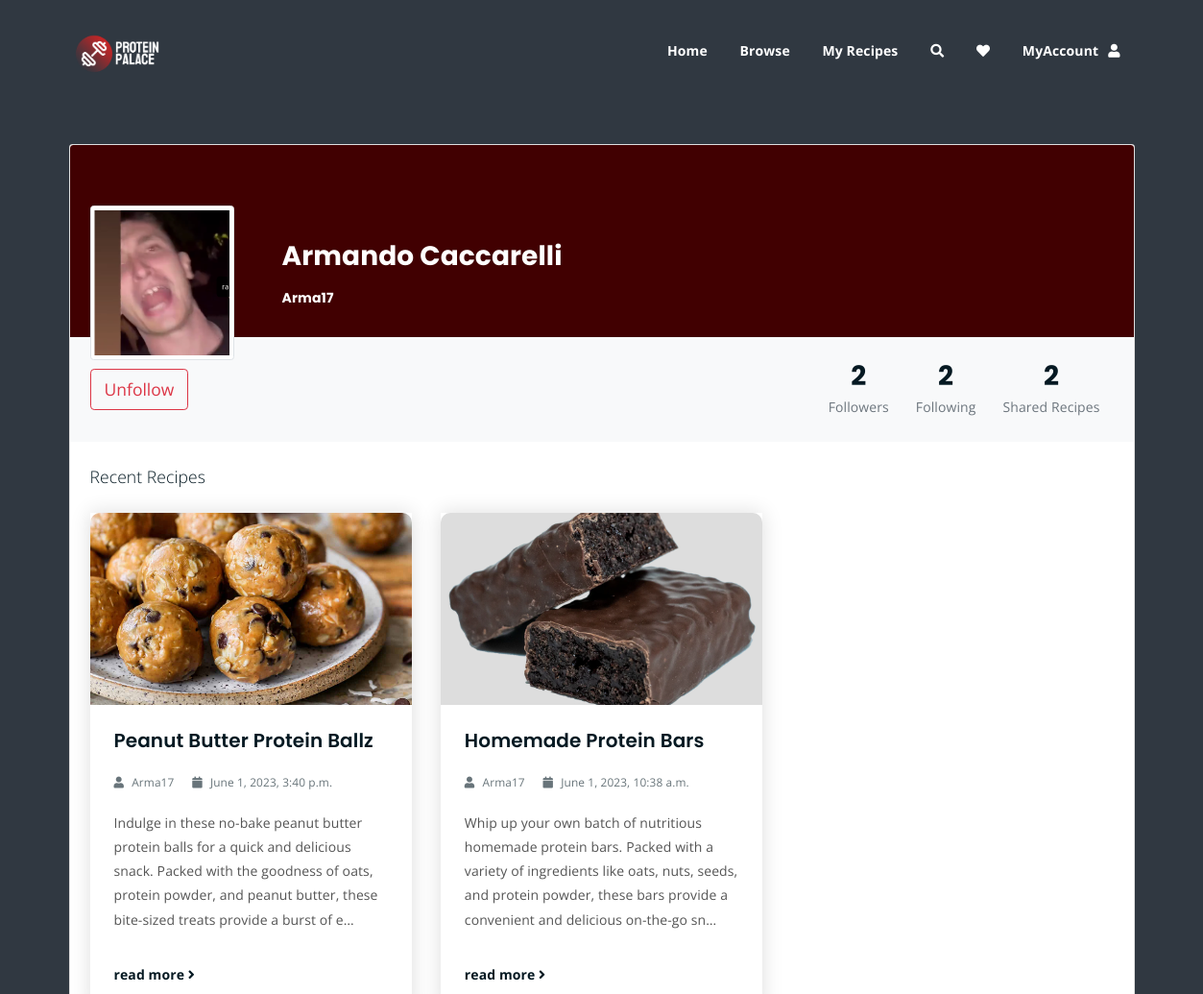
The page /profile/Arma17/ (signed in, upper part) on the database as committed earlier.
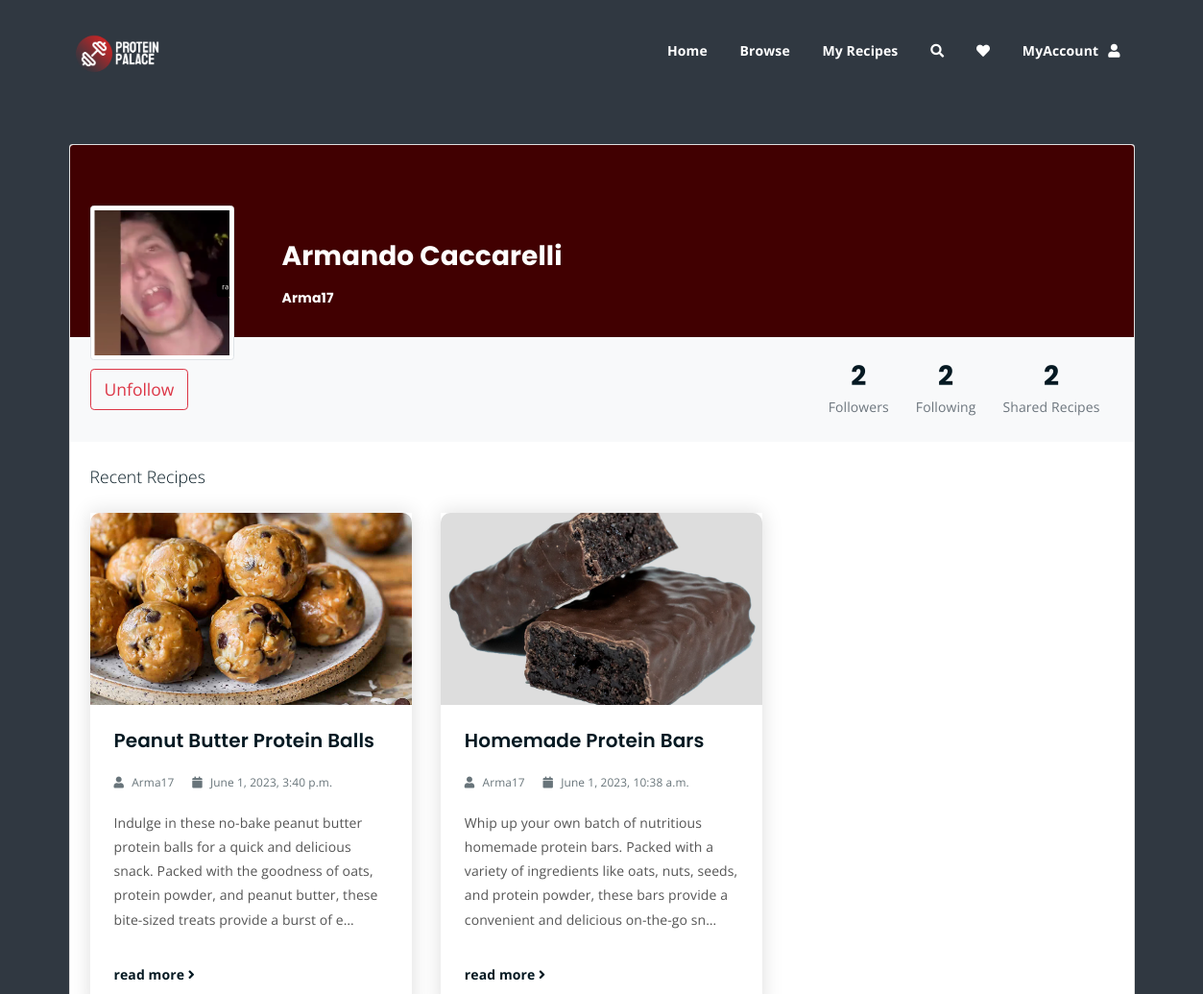
The same page on the database as committed later.
### ProteinPalaceApp/models.py (models this page shows, shortened)
class Recipe(models.Model):
    user = models.ForeignKey(User, on_delete=models.SET_NULL, null=True)
    name = models.CharField(max_length=255)
    image = models.ImageField(upload_to=recipe_image_filename)
    description = models.TextField()
    category = models.ForeignKey('Category', on_delete=models.CASCADE)
    comments = models.ManyToManyField('Comment', blank=True)
    createdAt = models.DateTimeField(auto_now_add=True)
    updatedAt = models.DateTimeField(auto_now=True)

### users/views.py (the view)
# urls.py: path('profile/<str:username>/', user_views.profile, name='profile'),
@login_required
def profile(request, username):
    if request.method == 'POST':
        form = ProfilePictureForm(request.POST, request.FILES)
        if form.is_valid():
            profile_picture = form.cleaned_data['profilePicture']
            user_profile = request.user.userprofile
            user_profile.profilePicture = profile_picture
            user_profile.save()
            return redirect('profile', username=request.user.username)
        elif 'follow' in request.POST:
            user = get_object_or_404(User, username=username)
            if request.user != user:
                request.user.userprofile.following.add(user)
        elif 'unfollow' in request.POST:
            user = get_object_or_404(User, username=username)
            request.user.userprofile.following.remove(user)
    else:
        form = ProfilePictureForm()
    user = get_object_or_404(User, username=username)
    recipes = Recipe.objects.filter(user=user).order_by('-createdAt')[:3]
    context = {'user': user,
               'title': user.username,
               'recipes': recipes,
               'form': form
              }
    return render(request, 'users/profile.html', context=context)

### templates/users/profile.html (shortened to what the changed rows need)
{% extends 'index.html' %}
{%load static %}
{% block content %}
<section  class= "profile-container">
    <div class="container py-12 h-100">
      <div class="row d-flex justify-content-center align-items-center h-100">
        <div class="col col-lg-12 col-xl-12 mt-150 mb-150">
          <div class="card">
            <div class="card-body p-4 text-black">
              <div class="row g-2">
                  {% for recipe in recipes %}
                  <div class="col-lg-4 col-md-6">
                    <div class="single-latest-news">
                        <a href="{% if recipe.pk %} {% url 'recipe-detail' recipe.pk %}{% endif %}">
                            <div class="latest-news-bg" style="background-image: url('{{ recipe.image.url }}');"></div>
                        </a>
                        <div class="news-text-box">
                            <h3><a href="{% if recipe.pk %} {% url 'recipe-detail' recipe.pk %}{% endif %}">{{ recipe.name }}</a></h3>
                            <p class="blog-meta">
                                <span class="author"><i class="fas fa-user"></i> {{ recipe.user.username }}</span>
                                <span class="date"><i class="fas fa-calendar"></i> {{ recipe.createdAt }}</span>
                            </p>
                            <p class="excerpt">{{ recipe.description |truncatechars:200 }}</p>
                            <a href="{% if recipe.pk %} {% url 'recipe-detail' recipe.pk %}{% endif %}" class="read-more-btn">read more <i class="fas fa-angle-right"></i></a>
                        </div>
                    </div>
                </div>
                  {% endfor %}
              </div>
          </div>
          </div>
        </div>
      </div>
    </div>
  </section>
{% endblock %}

Rows that differ between the two databases and show on the page:
changed Recipe: name "Peanut Butter Protein Ballz" → "Peanut Butter Protein Balls"
